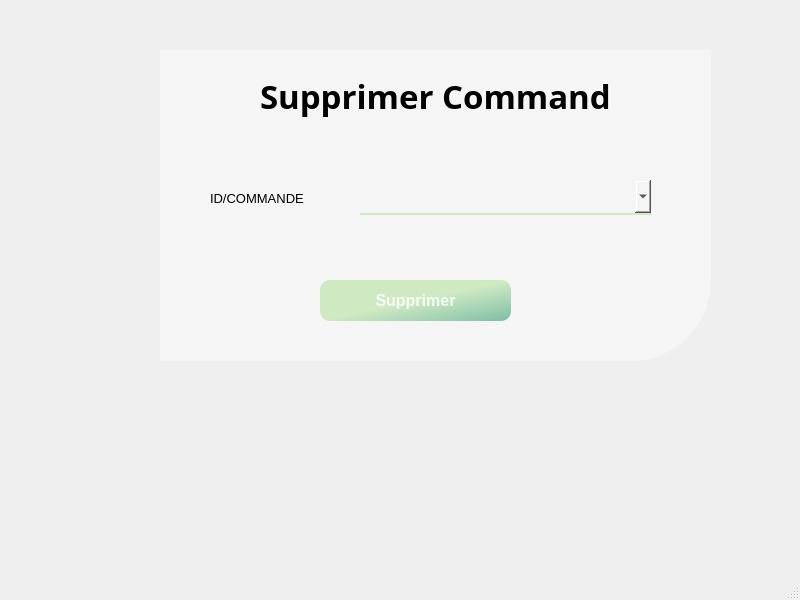
<?xml version="1.0" encoding="UTF-8"?>
<ui version="4.0">
 <class>MainWindow</class>
 <widget class="QMainWindow" name="MainWindow">
  <property name="geometry">
   <rect>
    <x>0</x>
    <y>0</y>
    <width>800</width>
    <height>600</height>
   </rect>
  </property>
  <property name="windowTitle">
   <string>MainWindow</string>
  </property>
  <widget class="QWidget" name="centralwidget">
   <widget class="QWidget" name="widget_2" native="true">
    <property name="geometry">
     <rect>
      <x>160</x>
      <y>50</y>
      <width>551</width>
      <height>311</height>
     </rect>
    </property>
    <property name="styleSheet">
     <string notr="true">background-color: rgb(245, 245, 245);
border-bottom-right-radius: 80px;</string>
    </property>
    <widget class="QPushButton" name="pushButton">
     <property name="geometry">
      <rect>
       <x>160</x>
       <y>230</y>
       <width>191</width>
       <height>41</height>
      </rect>
     </property>
     <property name="font">
      <font>
       <pointsize>12</pointsize>
       <weight>75</weight>
       <bold>true</bold>
      </font>
     </property>
     <property name="styleSheet">
      <string notr="true">QPushButton#pushButton{
	background-color: qlineargradient(spread:pad, x1:2, y1:1, x2:1, y2:0, stop:0 rgba(11, 131, 120, 219), stop:1   #CFE9C2);
	color:rgba(255, 255, 255, 210);
	border-radius:10px;
}
QPushButton#pushButton:hover{
	background-color: qlineargradient(spread:pad, x1:2, y1:1, x2:1, y2:0, stop:0 #CFE9C2, stop:1 rgba(11, 131, 120, 219));
}
QPushButton#pushButton:pressed{
	padding-left:2px;
	padding-top:2px;
	background-color: qlineargradient(spread:pad, x1:0, y1:0.505682, x2:1, y2:0.477, stop:0   #CFE9C2, stop:1 rgba(11, 131, 120, 219));
}</string>
     </property>
     <property name="text">
      <string>Supprimer</string>
     </property>
    </widget>
    <widget class="QLabel" name="label_6">
     <property name="geometry">
      <rect>
       <x>100</x>
       <y>20</y>
       <width>351</width>
       <height>51</height>
      </rect>
     </property>
     <property name="font">
      <font>
       <family>Vladimir Script</family>
       <pointsize>25</pointsize>
       <weight>75</weight>
       <bold>true</bold>
      </font>
     </property>
     <property name="text">
      <string>Supprimer Commande</string>
     </property>
    </widget>
    <widget class="QPushButton" name="pushButton_2">
     <property name="geometry">
      <rect>
       <x>490</x>
       <y>10</y>
       <width>50</width>
       <height>28</height>
      </rect>
     </property>
     <property name="text">
      <string/>
     </property>
     <property name="icon">
      <iconset>
       <normaloff>icons/icons8-fermer-la-fenêtre-50.png</normaloff>icons/icons8-fermer-la-fenêtre-50.png</iconset>
     </property>
     <property name="iconSize">
      <size>
       <width>30</width>
       <height>30</height>
      </size>
     </property>
    </widget>
    <widget class="QComboBox" name="comboBox">
     <property name="geometry">
      <rect>
       <x>200</x>
       <y>130</y>
       <width>291</width>
       <height>35</height>
      </rect>
     </property>
     <property name="styleSheet">
      <string notr="true">background-color: rgb(245, 245, 245);
border:none;
border-bottom:1.5px solid #CFE9C2;
color:rgba(0,0,0,240);
padding-bottom:7px;</string>
     </property>
    </widget>
    <widget class="QLabel" name="label">
     <property name="geometry">
      <rect>
       <x>50</x>
       <y>140</y>
       <width>121</width>
       <height>16</height>
      </rect>
     </property>
     <property name="font">
      <font>
       <pointsize>10</pointsize>
      </font>
     </property>
     <property name="text">
      <string>ID/COMMANDE</string>
     </property>
    </widget>
   </widget>
  </widget>
  <widget class="QMenuBar" name="menubar">
   <property name="geometry">
    <rect>
     <x>0</x>
     <y>0</y>
     <width>800</width>
     <height>26</height>
    </rect>
   </property>
  </widget>
  <widget class="QStatusBar" name="statusbar"/>
 </widget>
 <resources/>
 <connections/>
</ui>
